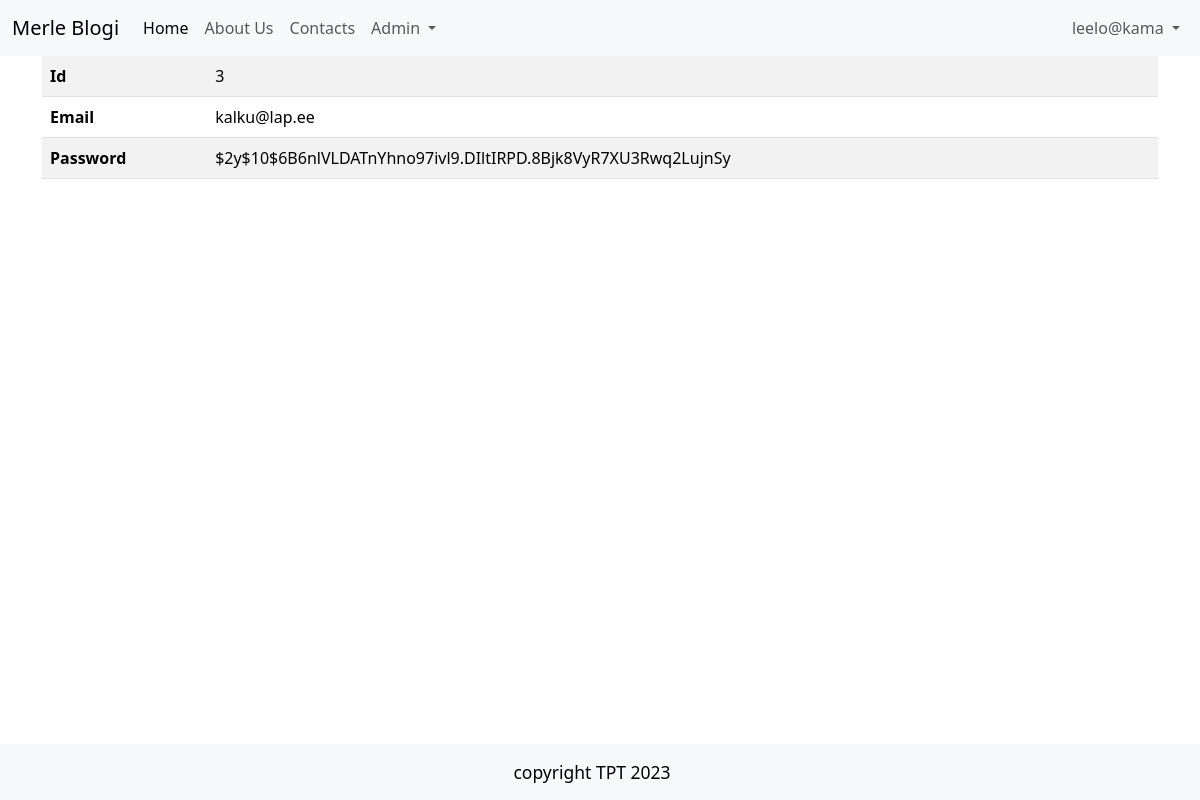
Screenshot of /admin/users/show?id=3 (signed in) with the database file from the repository.
### tables this page shows
CREATE TABLE users
(
    id       integer
        constraint users_pk
            primary key autoincrement,
    email    text not null
        constraint users_pk2
            unique,
    password text not null
);

### src/Controllers/UsersController.php (called while the page is built, shortened)
<?php
class UsersController {
    public function show() {
        $user = User::find($_GET['id']);
        include 'views/users/show.php';
    }
}

### src/DB.php (called while the page is built, shortened)
<?php
class DB {
    public $conn;
    public function __construct()
    {
        try {
            $this->conn = new PDO("sqlite:" . __DIR__ . "/../db.sqlite");
            $this->conn->setAttribute(PDO::ATTR_ERRMODE, PDO::ERRMODE_EXCEPTION);
        } catch(PDOException $e) {
            echo "Connection failed: " . $e->getMessage();
          }
    }
    public function find($table, $class, $id){
        $stmt = $this->conn->prepare("SELECT * FROM $table WHERE id=$id");
        $stmt->execute();
        $stmt->setFetchMode(PDO::FETCH_CLASS, $class);
        return $stmt->fetch();
    }
}

### src/Models/Model.php (called while the page is built, shortened)
<?php
class Model {
    public static $table;
    public static function find($id) {
        $db = new DB();
        return $db ->find(static::$table, static::class, $id);
    }
}

### src/Models/User.php (called while the page is built, shortened)
<?php
class User extends Model{
    public static function auth() {
        if(isset($_SESSION['user_id'])) {
            return User::find($_SESSION['user_id']);
        }
            return null;
    }
}

### helpers.php (called while the page is built, shortened)
<?php
function auth(){
    return User::auth();
}

### views/users/show.php (the view)
<?php include 'views/partials/header.php' ?>
    <table class="table table-striped table-hover">
        <tr>
            <th>Id</th>
            <td><?=$user->id?></td>
        </tr>
        <tr>
            <th>Email</th>
            <td><?=$user->email?></td>
        </tr>
        <tr>
            <th>Password</th>
            <td><?=$user->password?></td>
        </tr>
    </table>
<?php include 'views/partials/footer.php' ?>

### views/partials/nav.php (shortened to what this page needs)
<nav class="navbar navbar-expand-lg bg-body-tertiary">
  <div class="container-fluid">
    <a class="navbar-brand" href="/">Merle Blogi</a>
    <div class="collapse navbar-collapse justify-content-between" id="navbarNav">
      <ul class="navbar-nav">
        <li class="nav-item">
          <a class="nav-link active" aria-current="page" href="/">Home</a>
        </li>
        <li class="nav-item">
          <a class="nav-link" href="/about">About Us</a>
        </li>
        <li class="nav-item">
          <a class="nav-link" href="/contacts">Contacts</a>
        </li>
        <?php if(auth()): ?>
        <li class="nav-item dropdown">
          <a class="nav-link dropdown-toggle" href="#" role="button" data-bs-toggle="dropdown" aria-expanded="false">
            Admin
          </a>
        </li>
        <?php endif ?>
      </ul>
      <ul class="navbar-nav">
        <?php if(auth()): ?>
          <li class="nav-item dropdown">
            <a class="nav-link dropdown-toggle" href="#" role="button" data-bs-toggle="dropdown" aria-expanded="false">
            <?=auth()->email?>
            </a>
        </li>
        <?php endif ?>
    </ul>
    </div>
  </div>
</nav>

### rows the page displays
users: email "leelo@kama"
users: id "3", email "kalku@lap.ee", password "$2y$10$6B6nlVLDATnYhno97ivl9.DIltIRPD.8Bjk8VyR7XU3Rwq2LujnSy"
